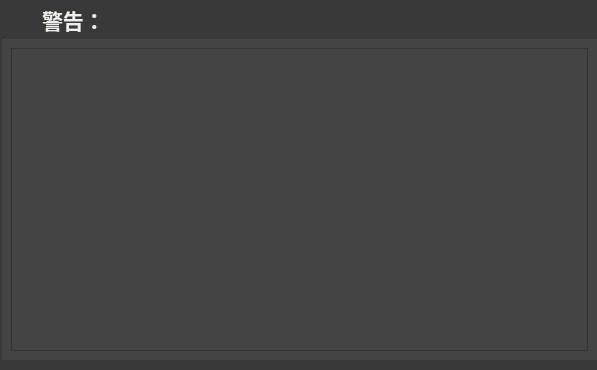
<?xml version="1.0" encoding="UTF-8"?>
<ui version="4.0">
 <class>AlarmBox</class>
 <widget class="QDialog" name="AlarmBox">
  <property name="geometry">
   <rect>
    <x>0</x>
    <y>0</y>
    <width>597</width>
    <height>370</height>
   </rect>
  </property>
  <property name="windowTitle">
   <string>Dialog</string>
  </property>
  <property name="styleSheet">
   <string notr="true">background-color: rgb(57, 57, 57);</string>
  </property>
  <layout class="QGridLayout" name="gridLayout" rowstretch="1,10">
   <property name="leftMargin">
    <number>2</number>
   </property>
   <property name="topMargin">
    <number>0</number>
   </property>
   <property name="rightMargin">
    <number>0</number>
   </property>
   <property name="bottomMargin">
    <number>10</number>
   </property>
   <property name="spacing">
    <number>0</number>
   </property>
   <item row="0" column="0">
    <layout class="QHBoxLayout" name="horizontalLayout">
     <item>
      <widget class="QToolButton" name="toolButton">
       <property name="text">
        <string/>
       </property>
       <property name="icon">
        <iconset resource="../style.qrc">
         <normaloff>:/image/msg_error.png</normaloff>:/image/msg_error.png</iconset>
       </property>
       <property name="iconSize">
        <size>
         <width>32</width>
         <height>32</height>
        </size>
       </property>
       <property name="autoRaise">
        <bool>true</bool>
       </property>
      </widget>
     </item>
     <item>
      <widget class="QLabel" name="label">
       <property name="font">
        <font>
         <pointsize>16</pointsize>
         <weight>75</weight>
         <bold>true</bold>
        </font>
       </property>
       <property name="styleSheet">
        <string notr="true">color: rgb(238, 238, 236);</string>
       </property>
       <property name="text">
        <string>警告：</string>
       </property>
      </widget>
     </item>
     <item>
      <spacer name="horizontalSpacer">
       <property name="orientation">
        <enum>Qt::Horizontal</enum>
       </property>
       <property name="sizeHint" stdset="0">
        <size>
         <width>398</width>
         <height>20</height>
        </size>
       </property>
      </spacer>
     </item>
    </layout>
   </item>
   <item row="1" column="0">
    <widget class="QWidget" name="widget" native="true">
     <property name="styleSheet">
      <string notr="true">background-color: rgb(68, 68, 68);</string>
     </property>
     <layout class="QGridLayout" name="gridLayout_2">
      <item row="0" column="0">
       <widget class="QTextBrowser" name="m_AlarmContent">
        <property name="html">
         <string>&lt;!DOCTYPE HTML PUBLIC &quot;-//W3C//DTD HTML 4.0//EN&quot; &quot;http://www.w3.org/TR/REC-html40/strict.dtd&quot;&gt;
&lt;html&gt;&lt;head&gt;&lt;meta name=&quot;qrichtext&quot; content=&quot;1&quot; /&gt;&lt;style type=&quot;text/css&quot;&gt;
p, li { white-space: pre-wrap; }
&lt;/style&gt;&lt;/head&gt;&lt;body style=&quot; font-family:'Ubuntu'; font-size:11pt; font-weight:400; font-style:normal;&quot;&gt;
&lt;p style=&quot;-qt-paragraph-type:empty; margin-top:0px; margin-bottom:0px; margin-left:0px; margin-right:0px; -qt-block-indent:0; text-indent:0px;&quot;&gt;&lt;br /&gt;&lt;/p&gt;&lt;/body&gt;&lt;/html&gt;</string>
        </property>
       </widget>
      </item>
     </layout>
    </widget>
   </item>
  </layout>
 </widget>
 <resources>
  <include location="../style.qrc"/>
 </resources>
 <connections/>
</ui>
